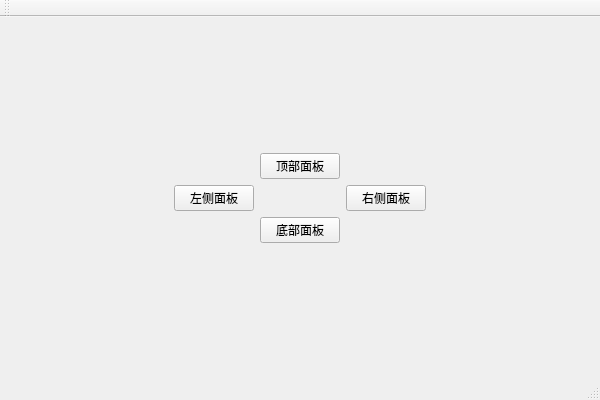
<?xml version="1.0" encoding="UTF-8"?>
<ui version="4.0">
 <class>SideBarAppClass</class>
 <widget class="QMainWindow" name="SideBarAppClass">
  <property name="geometry">
   <rect>
    <x>0</x>
    <y>0</y>
    <width>600</width>
    <height>400</height>
   </rect>
  </property>
  <property name="windowTitle">
   <string>SideBarApp</string>
  </property>
  <widget class="QWidget" name="centralWidget">
   <layout class="QGridLayout" name="gridLayout">
    <item row="0" column="2">
     <spacer name="verticalSpacer">
      <property name="orientation">
       <enum>Qt::Vertical</enum>
      </property>
      <property name="sizeHint" stdset="0">
       <size>
        <width>20</width>
        <height>113</height>
       </size>
      </property>
     </spacer>
    </item>
    <item row="1" column="2">
     <widget class="QPushButton" name="btn_popupUp">
      <property name="sizePolicy">
       <sizepolicy hsizetype="Fixed" vsizetype="Fixed">
        <horstretch>0</horstretch>
        <verstretch>0</verstretch>
       </sizepolicy>
      </property>
      <property name="text">
       <string>顶部面板</string>
      </property>
     </widget>
    </item>
    <item row="2" column="0">
     <spacer name="horizontalSpacer_2">
      <property name="orientation">
       <enum>Qt::Horizontal</enum>
      </property>
      <property name="sizeHint" stdset="0">
       <size>
        <width>164</width>
        <height>20</height>
       </size>
      </property>
     </spacer>
    </item>
    <item row="2" column="1">
     <widget class="QPushButton" name="btn_popupLeft">
      <property name="sizePolicy">
       <sizepolicy hsizetype="Fixed" vsizetype="Fixed">
        <horstretch>0</horstretch>
        <verstretch>0</verstretch>
       </sizepolicy>
      </property>
      <property name="text">
       <string>左侧面板</string>
      </property>
     </widget>
    </item>
    <item row="2" column="2">
     <spacer name="horizontalSpacer">
      <property name="orientation">
       <enum>Qt::Horizontal</enum>
      </property>
      <property name="sizeType">
       <enum>QSizePolicy::Fixed</enum>
      </property>
      <property name="sizeHint" stdset="0">
       <size>
        <width>40</width>
        <height>20</height>
       </size>
      </property>
     </spacer>
    </item>
    <item row="2" column="3">
     <widget class="QPushButton" name="btn_popupRight">
      <property name="sizePolicy">
       <sizepolicy hsizetype="Fixed" vsizetype="Fixed">
        <horstretch>0</horstretch>
        <verstretch>0</verstretch>
       </sizepolicy>
      </property>
      <property name="text">
       <string>右侧面板</string>
      </property>
     </widget>
    </item>
    <item row="2" column="4">
     <spacer name="horizontalSpacer_3">
      <property name="orientation">
       <enum>Qt::Horizontal</enum>
      </property>
      <property name="sizeHint" stdset="0">
       <size>
        <width>163</width>
        <height>20</height>
       </size>
      </property>
     </spacer>
    </item>
    <item row="3" column="2">
     <widget class="QPushButton" name="btn_popupDown">
      <property name="sizePolicy">
       <sizepolicy hsizetype="Fixed" vsizetype="Fixed">
        <horstretch>0</horstretch>
        <verstretch>0</verstretch>
       </sizepolicy>
      </property>
      <property name="text">
       <string>底部面板</string>
      </property>
     </widget>
    </item>
    <item row="4" column="2">
     <spacer name="verticalSpacer_2">
      <property name="orientation">
       <enum>Qt::Vertical</enum>
      </property>
      <property name="sizeHint" stdset="0">
       <size>
        <width>20</width>
        <height>113</height>
       </size>
      </property>
     </spacer>
    </item>
   </layout>
  </widget>
  <widget class="QMenuBar" name="menuBar">
   <property name="geometry">
    <rect>
     <x>0</x>
     <y>0</y>
     <width>600</width>
     <height>23</height>
    </rect>
   </property>
  </widget>
  <widget class="QToolBar" name="mainToolBar">
   <attribute name="toolBarArea">
    <enum>TopToolBarArea</enum>
   </attribute>
   <attribute name="toolBarBreak">
    <bool>false</bool>
   </attribute>
  </widget>
  <widget class="QStatusBar" name="statusBar"/>
 </widget>
 <layoutdefault spacing="6" margin="11"/>
 <resources>
  <include location="sidebarapp.qrc"/>
 </resources>
 <connections/>
</ui>
